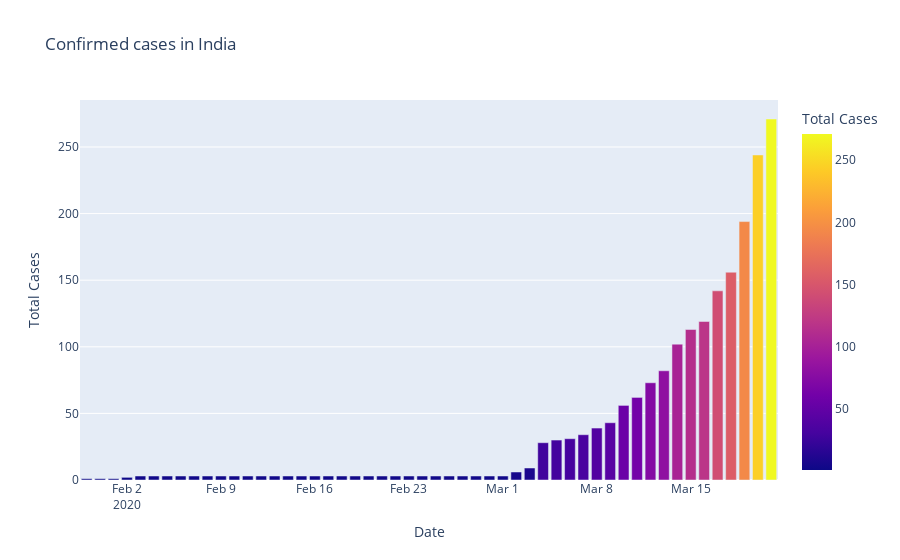
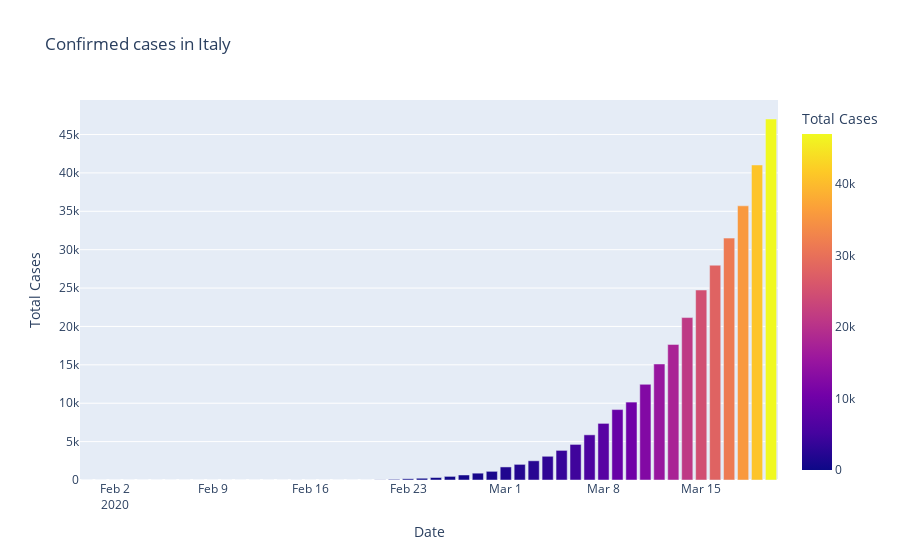
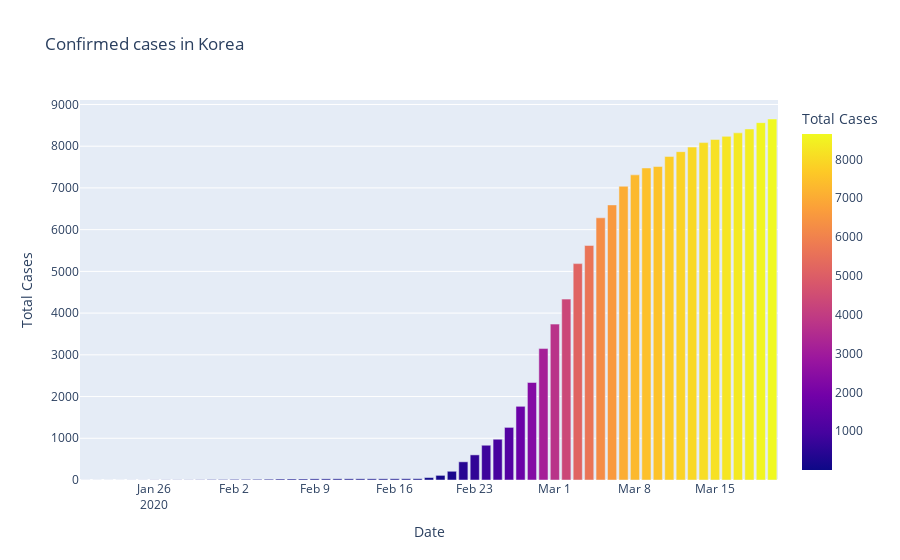

The notebook cell these images were saved under, in order:
### Code cell
#plotly express

fig = px.bar(d_india,x='Date',y='Total Cases',color='Total Cases',title='Confirmed cases in India')
fig.show()

fig = px.bar(d_italy,x='Date',y='Total Cases',color='Total Cases',title='Confirmed cases in Italy')
fig.show()

fig = px.bar(d_korea,x='Date',y='Total Cases',color='Total Cases',title='Confirmed cases in Korea')
fig.show()

fig = px.bar(d_wuhan,x='Date',y='Total Cases',color='Total Cases',title='Confirmed cases in Wuhan')
fig.show()

### Figure 1 — Plotly figure (JSON) as saved in the notebook; plotly's stock layout.template omitted (floating-point values rounded to 4 significant figures)
{"data": [{"alignmentgroup": "True", "hovertemplate": "Date=%{x}<br>Total Cases=%{marker.color}<extra></extra>", "legendgroup": "", "marker": {"color": [1, 1, 1, 2, 3, 3, 3, 3, 3, 3, 3, 3, 3, 3, 3, 3, 3, 3, 3, 3, 3, 3, 3, 3, 3, 3, 3, 3, 3, 3, 3, 3, 6, 9, 28, 30, 31, 34, 39, 43, 56, 62, 73, 82, 102, 113, 119, 142, 156, 194, 244, 271], "coloraxis": "coloraxis"}, "name": "", "offsetgroup": "", "orientation": "v", "showlegend": false, "textposition": "auto", "type": "bar", "x": ["2020-01-30T00:00:00", "2020-01-31T00:00:00", "2020-02-01T00:00:00", "2020-02-02T00:00:00", "2020-02-03T00:00:00", "2020-02-04T00:00:00", "2020-02-05T00:00:00", "2020-02-06T00:00:00", "2020-02-07T00:00:00", "2020-02-08T00:00:00", "2020-02-09T00:00:00", "2020-02-10T00:00:00", "2020-02-11T00:00:00", "2020-02-12T00:00:00", "2020-02-13T00:00:00", "2020-02-14T00:00:00", "2020-02-15T00:00:00", "2020-02-16T00:00:00", "2020-02-17T00:00:00", "2020-02-18T00:00:00", "2020-02-19T00:00:00", "2020-02-20T00:00:00", "2020-02-21T00:00:00", "2020-02-22T00:00:00", "2020-02-23T00:00:00", "2020-02-24T00:00:00", "2020-02-25T00:00:00", "2020-02-26T00:00:00", "2020-02-27T00:00:00", "2020-02-28T00:00:00", "2020-02-29T00:00:00", "2020-03-01T00:00:00", "2020-03-02T00:00:00", "2020-03-03T00:00:00", "2020-03-04T00:00:00", "2020-03-05T00:00:00", "2020-03-06T00:00:00", "2020-03-07T00:00:00", "2020-03-08T00:00:00", "2020-03-09T00:00:00", "2020-03-10T00:00:00", "2020-03-11T00:00:00", "2020-03-12T00:00:00", "2020-03-13T00:00:00", "2020-03-14T00:00:00", "2020-03-15T00:00:00", "2020-03-16T00:00:00", "2020-03-17T00:00:00", "2020-03-18T00:00:00", "2020-03-19T00:00:00", "2020-03-20T00:00:00", "2020-03-21T00:00:00"], "xaxis": "x", "y": [1, 1, 1, 2, 3, 3, 3, 3, 3, 3, 3, 3, 3, 3, 3, 3, 3, 3, 3, 3, 3, 3, 3, 3, 3, 3, 3, 3, 3, 3, 3, 3, 6, 9, 28, 30, 31, 34, 39, 43, 56, 62, 73, 82, 102, 113, 119, 142, 156, 194, 244, 271], "yaxis": "y"}], "layout": {"barmode": "relative", "coloraxis": {"colorbar": {"title": {"text": "Total Cases"}}, "colorscale": [[0, "#0d0887"], [0.1111, "#46039f"], [0.2222, "#7201a8"], [0.3333, "#9c179e"], [0.4444, "#bd3786"], [0.5556, "#d8576b"], [0.6667, "#ed7953"], [0.7778, "#fb9f3a"], [0.8889, "#fdca26"], [1, "#f0f921"]]}, "legend": {"tracegroupgap": 0}, "title": {"text": "Confirmed cases in India"}, "xaxis": {"anchor": "y", "domain": [0, 1], "title": {"text": "Date"}}, "yaxis": {"anchor": "x", "domain": [0, 1], "title": {"text": "Total Cases"}}}}

### Figure 2 — Plotly figure (JSON) as saved in the notebook; plotly's stock layout.template omitted (floating-point values rounded to 4 significant figures)
{"data": [{"alignmentgroup": "True", "hovertemplate": "Date=%{x}<br>Total Cases=%{marker.color}<extra></extra>", "legendgroup": "", "marker": {"color": [2, 2, 2, 2, 2, 2, 3, 3, 3, 3, 3, 3, 3, 3, 3, 3, 3, 3, 3, 3, 3, 3, 20, 79, 157, 229, 323, 470, 655, 889, 1128, 1701, 2036, 2502, 3089, 3858, 4636, 5883, 7375, 9172, 10149, 12462, 15113, 17660, 21157, 24747, 27980, 31506, 35713, 41035, 47021], "coloraxis": "coloraxis"}, "name": "", "offsetgroup": "", "orientation": "v", "showlegend": false, "textposition": "auto", "type": "bar", "x": ["2020-01-31T00:00:00", "2020-02-01T00:00:00", "2020-02-02T00:00:00", "2020-02-03T00:00:00", "2020-02-04T00:00:00", "2020-02-05T00:00:00", "2020-02-06T00:00:00", "2020-02-07T00:00:00", "2020-02-08T00:00:00", "2020-02-09T00:00:00", "2020-02-10T00:00:00", "2020-02-11T00:00:00", "2020-02-12T00:00:00", "2020-02-13T00:00:00", "2020-02-14T00:00:00", "2020-02-15T00:00:00", "2020-02-15T00:00:00", "2020-02-16T00:00:00", "2020-02-17T00:00:00", "2020-02-18T00:00:00", "2020-02-19T00:00:00", "2020-02-20T00:00:00", "2020-02-21T00:00:00", "2020-02-22T00:00:00", "2020-02-23T00:00:00", "2020-02-24T00:00:00", "2020-02-25T00:00:00", "2020-02-26T00:00:00", "2020-02-27T00:00:00", "2020-02-28T00:00:00", "2020-02-29T00:00:00", "2020-03-01T00:00:00", "2020-03-02T00:00:00", "2020-03-03T00:00:00", "2020-03-04T00:00:00", "2020-03-05T00:00:00", "2020-03-06T00:00:00", "2020-03-07T00:00:00", "2020-03-08T00:00:00", "2020-03-09T00:00:00", "2020-03-10T00:00:00", "2020-03-11T00:00:00", "2020-03-12T00:00:00", "2020-03-13T00:00:00", "2020-03-14T00:00:00", "2020-03-15T00:00:00", "2020-03-16T00:00:00", "2020-03-17T00:00:00", "2020-03-18T00:00:00", "2020-03-19T00:00:00", "2020-03-20T00:00:00"], "xaxis": "x", "y": [2, 2, 2, 2, 2, 2, 3, 3, 3, 3, 3, 3, 3, 3, 3, 3, 3, 3, 3, 3, 3, 3, 20, 79, 157, 229, 323, 470, 655, 889, 1128, 1701, 2036, 2502, 3089, 3858, 4636, 5883, 7375, 9172, 10149, 12462, 15113, 17660, 21157, 24747, 27980, 31506, 35713, 41035, 47021], "yaxis": "y"}], "layout": {"barmode": "relative", "coloraxis": {"colorbar": {"title": {"text": "Total Cases"}}, "colorscale": [[0, "#0d0887"], [0.1111, "#46039f"], [0.2222, "#7201a8"], [0.3333, "#9c179e"], [0.4444, "#bd3786"], [0.5556, "#d8576b"], [0.6667, "#ed7953"], [0.7778, "#fb9f3a"], [0.8889, "#fdca26"], [1, "#f0f921"]]}, "legend": {"tracegroupgap": 0}, "title": {"text": "Confirmed cases in Italy"}, "xaxis": {"anchor": "y", "domain": [0, 1], "title": {"text": "Date"}}, "yaxis": {"anchor": "x", "domain": [0, 1], "title": {"text": "Total Cases"}}}}

### Figure 3 — Plotly figure (JSON) as saved in the notebook; plotly's stock layout.template omitted (floating-point values rounded to 4 significant figures)
{"data": [{"alignmentgroup": "True", "hovertemplate": "Date=%{x}<br>Total Cases=%{marker.color}<extra></extra>", "legendgroup": "", "marker": {"color": [1, 1, 1, 1, 2, 2, 3, 4, 4, 4, 6, 11, 12, 15, 15, 16, 19, 23, 24, 24, 27, 27, 28, 28, 28, 28, 28, 29, 30, 31, 58, 111, 209, 436, 602, 833, 977, 1261, 1766, 2337, 3150, 3736, 4335, 5186, 5621, 6284, 6593, 7041, 7313, 7478, 7513, 7755, 7869, 7979, 8086, 8162, 8236, 8320, 8413, 8565, 8652], "coloraxis": "coloraxis"}, "name": "", "offsetgroup": "", "orientation": "v", "showlegend": false, "textposition": "auto", "type": "bar", "x": ["2020-01-20T00:00:00", "2020-01-21T00:00:00", "2020-01-22T00:00:00", "2020-01-23T00:00:00", "2020-01-24T00:00:00", "2020-01-25T00:00:00", "2020-01-26T00:00:00", "2020-01-27T00:00:00", "2020-01-28T00:00:00", "2020-01-29T00:00:00", "2020-01-30T00:00:00", "2020-01-31T00:00:00", "2020-02-01T00:00:00", "2020-02-02T00:00:00", "2020-02-03T00:00:00", "2020-02-04T00:00:00", "2020-02-05T00:00:00", "2020-02-06T00:00:00", "2020-02-07T00:00:00", "2020-02-08T00:00:00", "2020-02-09T00:00:00", "2020-02-10T00:00:00", "2020-02-11T00:00:00", "2020-02-12T00:00:00", "2020-02-13T00:00:00", "2020-02-14T00:00:00", "2020-02-15T00:00:00", "2020-02-16T00:00:00", "2020-02-17T00:00:00", "2020-02-18T00:00:00", "2020-02-19T00:00:00", "2020-02-20T00:00:00", "2020-02-21T00:00:00", "2020-02-22T00:00:00", "2020-02-23T00:00:00", "2020-02-24T00:00:00", "2020-02-25T00:00:00", "2020-02-26T00:00:00", "2020-02-27T00:00:00", "2020-02-28T00:00:00", "2020-02-29T00:00:00", "2020-03-01T00:00:00", "2020-03-02T00:00:00", "2020-03-03T00:00:00", "2020-03-04T00:00:00", "2020-03-05T00:00:00", "2020-03-06T00:00:00", "2020-03-07T00:00:00", "2020-03-08T00:00:00", "2020-03-09T00:00:00", "2020-03-10T00:00:00", "2020-03-11T00:00:00", "2020-03-12T00:00:00", "2020-03-13T00:00:00", "2020-03-14T00:00:00", "2020-03-15T00:00:00", "2020-03-16T00:00:00", "2020-03-17T00:00:00", "2020-03-18T00:00:00", "2020-03-19T00:00:00", "2020-03-20T00:00:00"], "xaxis": "x", "y": [1, 1, 1, 1, 2, 2, 3, 4, 4, 4, 6, 11, 12, 15, 15, 16, 19, 23, 24, 24, 27, 27, 28, 28, 28, 28, 28, 29, 30, 31, 58, 111, 209, 436, 602, 833, 977, 1261, 1766, 2337, 3150, 3736, 4335, 5186, 5621, 6284, 6593, 7041, 7313, 7478, 7513, 7755, 7869, 7979, 8086, 8162, 8236, 8320, 8413, 8565, 8652], "yaxis": "y"}], "layout": {"barmode": "relative", "coloraxis": {"colorbar": {"title": {"text": "Total Cases"}}, "colorscale": [[0, "#0d0887"], [0.1111, "#46039f"], [0.2222, "#7201a8"], [0.3333, "#9c179e"], [0.4444, "#bd3786"], [0.5556, "#d8576b"], [0.6667, "#ed7953"], [0.7778, "#fb9f3a"], [0.8889, "#fdca26"], [1, "#f0f921"]]}, "legend": {"tracegroupgap": 0}, "title": {"text": "Confirmed cases in Korea"}, "xaxis": {"anchor": "y", "domain": [0, 1], "title": {"text": "Date"}}, "yaxis": {"anchor": "x", "domain": [0, 1], "title": {"text": "Total Cases"}}}}
